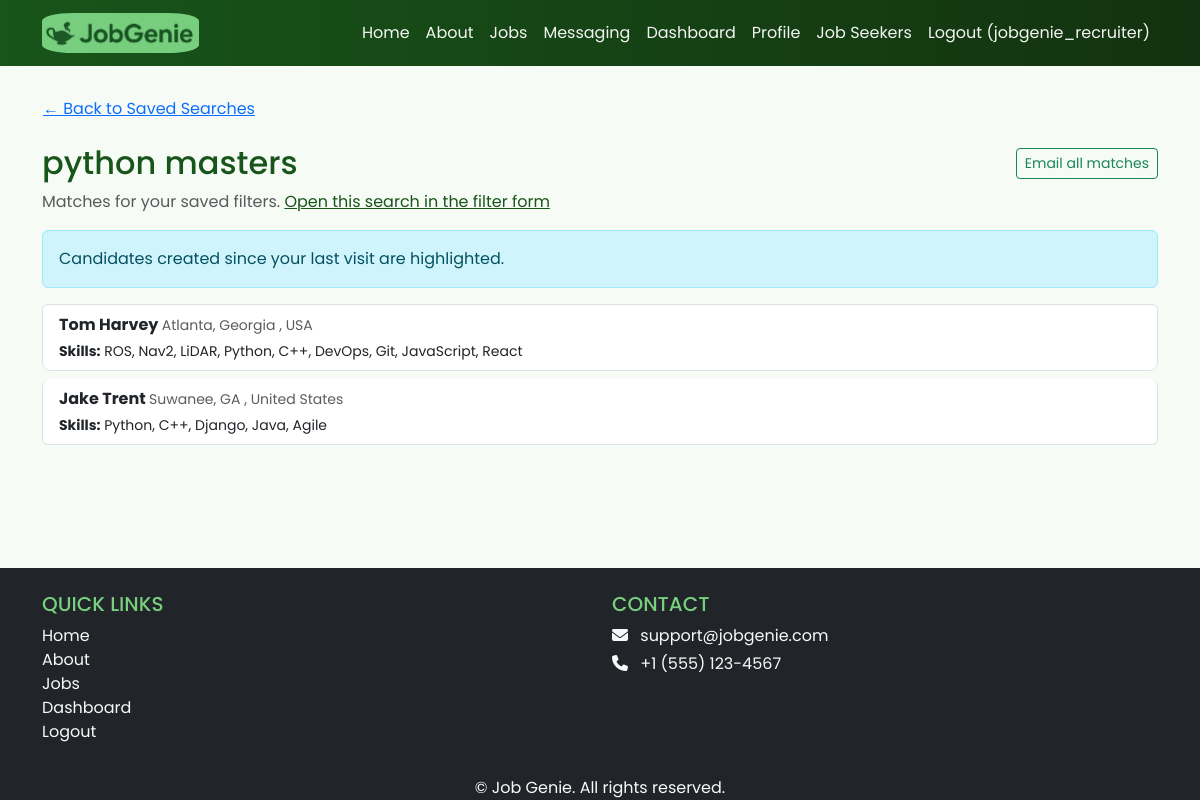
The app's page /recruiters/saved-searches/5/ (signed in) with its own data.
### recruiters/models.py (models this page shows, shortened)
class SavedCandidateSearch(models.Model):
    recruiter = models.ForeignKey(
        Recruiter,
        on_delete=models.CASCADE,
        related_name="saved_searches",
    )
    name = models.CharField(max_length=100)
    query_string = models.TextField()
    created_at = models.DateTimeField(auto_now_add=True)
    last_run_at = models.DateTimeField(null=True, blank=True)

### profiles/models.py (models this page shows, shortened)
class JobSeekerProfile(models.Model):
    first_name = models.CharField(max_length=255, default='Unknown')
    last_name = models.CharField(max_length=255, default='Unknown')
    user = models.OneToOneField(User, on_delete=models.CASCADE)
    headline = models.CharField(max_length=255)
    skills = models.TextField()
    education = models.TextField()
    work_experience = models.TextField()
    links = models.TextField(blank=True)
    email = models.EmailField(blank=True, null=True, help_text="Contact email for recruiters")
    is_public = models.BooleanField(default=True)  # privacy
    address = models.CharField(max_length=255, blank=True)
    city = models.CharField(max_length=100, blank=True)
    state = models.CharField(max_length=100, blank=True)
    postal_code = models.CharField(max_length=20, blank=True)
    country = models.CharField(max_length=100, blank=True)
    lat = models.FloatField(null=True, blank=True)
    lng = models.FloatField(null=True, blank=True)
    preferred_radius_km = models.PositiveIntegerField(
        null=True,
        blank=True,
        help_text="Preferred commute radius (km)"
    )

### recruiters/views.py (the view)
class SavedSearchDetailView(LoginRequiredMixin, ListView):
    model = JobSeekerProfile
    template_name = "recruiters/saved_search_detail.html"
    context_object_name = "candidates"
    def get_queryset(self):
        saved = get_object_or_404(
            SavedCandidateSearch,
            pk=self.kwargs["pk"],
            recruiter__user=self.request.user,
        )
        self.saved_search = saved
        base_qs = (
            JobSeekerProfile.objects
            .filter(is_public=True)
            .order_by("last_name", "first_name")
        )
        parsed = parse_qs(saved.query_string, keep_blank_values=True)
        params = {k: (v[0] if v else "") for k, v in parsed.items()}
        qs = apply_candidate_filters(base_qs, params)
        return qs
    def get_context_data(self, **kwargs):
        ctx = super().get_context_data(**kwargs)
        saved = self.saved_search
        last_run = saved.last_run_at
        ctx["new_since"] = last_run
        ctx["saved_search"] = saved
        saved.last_run_at = timezone.now()
        saved.save(update_fields=["last_run_at"])
        return ctx

### recruiters/views.py (called while the page is built)
def _tokens(s: str):
    if not s:
        return []
    return [t.strip() for t in re.split(r"[,\s]+", s) if t.strip()]

### recruiters/templates/recruiters/saved_search_detail.html (shortened to what this page needs)
{% extends "base.html" %}
{% block content %}
<div class="container mt-4">
  <a href="{% url 'recruiters:saved_search_list' %}" class="btn btn-link ps-0 mb-3">
    ← Back to Saved Searches
  </a>
  <div class="d-flex justify-content-between align-items-center mb-2">
    <h2 class="mb-0">{{ saved_search.name }}</h2>
    <a href="{% url 'recruiters:email_all_saved_searches' saved_search.pk %}"
      class="btn btn-sm btn-outline-success">
      Email all matches
    </a>
  </div>
  <p class="text-muted">
    Matches for your saved filters.
    <a href="{% url 'recruiters:candidate_search' %}?{{ saved_search.query_string }}">
      Open this search in the filter form
    </a>
  </p>
  {% if new_since %}
    <div class="alert alert-info">
      Candidates created since your last visit are highlighted.
    </div>
  {% endif %}
  {% if candidates %}
    <ul class="list-group">
      {% for c in candidates %}
        <a href="{% url 'profiles:jobseeker_detail' c.pk %}"
          class="list-group-item list-group-item-action d-flex justify-content-between align-items-center
          {% if new_since and c.created_at > new_since %} list-group-item-success{% endif %}">
          <div>
            <strong>
              {% if c.first_name and c.first_name != "Unknown" or c.last_name and c.last_name != "Unknown" %}
                  {{ c.first_name }} {{ c.last_name }}
              {% else %}
                  {{ c.user.username }}
              {% endif %}
          </strong>
            <span class="small text-muted">
              {{ c.city }}{% if c.state %}, {{ c.state }}{% endif %}
              {% if c.country %}, {{ c.country }}{% endif %}
            </span>
            {% if c.skills %}
              <div class="small mt-1"><strong>Skills:</strong> {{ c.skills }}</div>
            {% endif %}
          </div>
        </a>
      {% endfor %}
    </ul>
  {% else %}
    <div class="alert alert-light border">
      No candidates match this saved search yet.
    </div>
  {% endif %}
</div>
{% endblock %}

### jobgenie/templates/base.html (shortened to what this page needs)
<!DOCTYPE html>
<html>
{% load static %}
<head>
    <link href="https://cdn.jsdelivr.net/npm/bootstrap@5.3.3/dist/css/bootstrap.min.css" rel="stylesheet"
>
    <link rel="stylesheet" href="https://cdnjs.cloudflare.com/ajax/libs/font-awesome/6.1.1/css/all.min.css">
    <link rel="stylesheet" type="text/css" href="{% static 'css/style.css' %}">
</head>
<body class="d-flex flex-column min-vh-100">
    <header>
        <nav class="navbar navbar-expand-lg navbar-dark bg-dark">
            <div class="container">
                <a class="navbar-brand" href="{% url 'home.index' %}">
                    <img src="{% static 'img/logo.png' %}" alt="logo" height="40" style="border-radius: 20%;" />
                </a>
                <div class="collapse navbar-collapse" id="navbarNav">
                    <ul class="navbar-nav ms-auto">
                        <li class="nav-item">
                            <a class="nav-link {% if request.resolver_match.url_name == 'home.index' %}active{% endif %}"
                                href="{% url 'home.index' %}">Home</a>
                        </li>
                        <li class="nav-item">
                            <a class="nav-link {% if request.resolver_match.url_name == 'home.about' %}active{% endif %}"
                                href="{% url 'home.about' %}">About</a>
                        </li>
                        <li class="nav-item">
                            <a class="nav-link {% if request.path|slice:':6' == '/jobs/' %}active{% endif %}"
                                href="{% url 'job_list' %}">Jobs</a>
                        </li>
                        {% if user.is_authenticated %}
                        <li class="nav-item">
                            <a class="nav-link {% if request.path|slice:':10' == '/messaging' %}active{% endif %}"
                                href="{% url 'messaging:messaging_home' %}">Messaging</a>
                        </li>
                        {% if user.userprofile.role == "JOB_SEEKER" %}
                        <li class="nav-item">
                            <a class="nav-link {% if request.resolver_match.url_name == 'profiles:view_profile' %}active{% endif %}"
                                href="{% url 'profiles:view_profile' %}">My Profile</a>
                        </li>
                        <li class="nav-item">
                            <a class="nav-link {% if request.resolver_match.url_name == 'my_applications' %}active{% endif %}"
                                href="{% url 'my_applications' %}">My Applications</a>
                        </li>
                        {% elif user.userprofile.role == "RECRUITER" %}
                        <li class="nav-item">
                            <a class="nav-link {% if request.resolver_match.url_name == 'recruiters:dashboard' %}active{% endif %}"
                                href="{% url 'recruiters:dashboard' %}">Dashboard</a>
                        </li>
                        <li class="nav-item">
                            <a class="nav-link {% if request.resolver_match.url_name == 'recruiters:edit_profile' %}active{% endif %}"
                                href="{% url 'recruiters:edit_profile' %}">Profile</a>
                        </li>
                        <li class="nav-item">
                            <a class="nav-link {% if request.path|slice:':18' == '/profiles/jobseekers/' %}active{% endif %}"
                                href="{% url 'profiles:jobseeker_list' %}">Job Seekers</a>
                        </li>
                        {% else %}
                        <li class="nav-item">
                            <a class="nav-link" href="{% url 'accounts.signup' %}">Complete Profile</a>
                        </li>
                        {% endif %}
                        <li class="nav-item">
                            <a class="nav-link" href="{% url 'accounts.logout' %}">Logout ({{ user.username }})</a>
                        </li>
                        {% endif %}
                    </ul>
                </div>
            </div>
        </nav>
    </header>
    <div>
        {% block content %}
        {% endblock content %}
    </div>
    <footer class="mt-auto bg-dark text-light pt-4 mt-5">
        <div class="container text-center">
            <div class="row text-center text-md-start">
                <div class="col-md-6 mb-3">
                    <h5 class="text-uppercase">Quick Links</h5>
                    <ul class="list-unstyled">
                        <li><a href="{% url 'home.index' %}" class="text-light text-decoration-none">Home</a></li>
                        <li><a href="{% url 'home.about' %}" class="text-light text-decoration-none">About</a></li>
                        <li><a href="{% url 'job_list' %}" class="text-light text-decoration-none">Jobs</a></li>
                        {% if user.is_authenticated %}
                        {% if user.userprofile.role == "JOB_SEEKER" %}
                        <li><a href="{% url 'profiles:view_profile' %}" class="text-light text-decoration-none">My
                                Profile</a></li>
                        {% elif user.userprofile.role == "RECRUITER" %}
                        <li><a href="{% url 'recruiters:dashboard' %}"
                                class="text-light text-decoration-none">Dashboard</a></li>
                        {% endif %}
                        <li><a href="{% url 'accounts.logout' %}" class="text-light text-decoration-none">Logout</a>
                        </li>
                        {% else %}
                        <li><a href="{% url 'accounts.login' %}" class="text-light text-decoration-none">Login</a></li>
                        <li><a href="{% url 'accounts.signup' %}" class="text-light text-decoration-none">Sign Up</a>
                        </li>
                        {% endif %}
                    </ul>
                </div>
                <div class="col-md-6 mb-3">
                    <h5 class="text-uppercase">Contact</h5>
                    <p class="mb-1"><i class="fas fa-envelope me-2"></i> support@jobgenie.com</p>
                    <p class="mb-1"><i class="fas fa-phone me-2"></i> +1 (555) 123-4567</p>
                </div>
            </div>
            <p class="mb-0">&copy; {{ now|date:"Y" }} Job Genie. All rights reserved.</p>
        </div>
    </footer>
</body>
</html>

### static/css/style.css (style rules this page uses)
body { font-family: 'Poppins', sans-serif; }
:root { --brand-green: #78D07F; --brand-green-dark: #18551a; --brand-green-light: #c7f0a8; --muted: #6c757d; --card-bg: #ffffff; --surface: #f7fbf6; --text-color: #0b2e12; }
html, body { background: var(--surface); color: var(--text-color); }
h1, h2, h3, h4, h5 { color: var(--brand-green-dark); }
a { color: var(--brand-green-dark); }
.navbar-dark.bg-dark { background: linear-gradient(90deg, var(--brand-green-dark), #13320f) !important; }
.navbar .nav-link { color: rgba(255, 255, 255, 0.95); }
.list-group-item { border-radius: 8px; margin-bottom: 8px }
.list-group-item .small.text-muted { color: var(--muted) }
footer a { color: rgba(255, 255, 255, 0.9) }
footer h5 { color: var(--brand-green) !important; }
.navbar-brand { font-size: 1.4rem; letter-spacing: 1px; }

### records on screen
SavedCandidateSearch: name "python masters"
JobSeekerProfile: first_name "Tom", last_name "Harvey", city "Atlanta", state "Georgia", country "USA", skills "ROS, Nav2, LiDAR, Python, C++, DevOps, Git, JavaScript, React"
JobSeekerProfile: first_name "Jake", last_name "Trent", city "Suwanee", state "GA", country "United States", skills "Python, C++, Django, Java, Agile"

### other values on screen
{{ user.username }} "jobgenie_recruiter"
